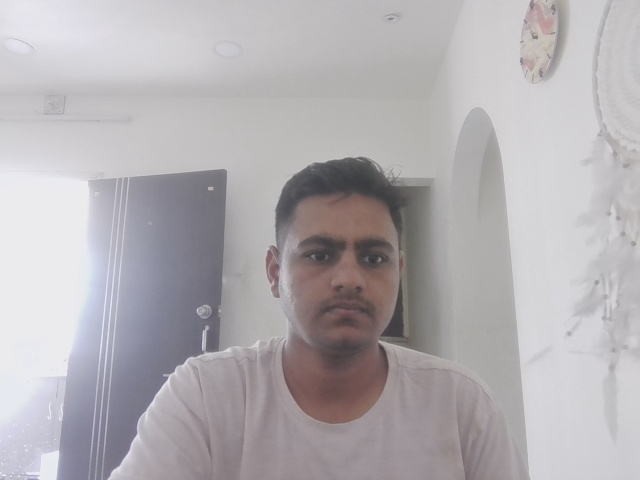
#> input picture dataset/karan/image_0.jpg, 640 x 480 px; its folder holds only this picture in this run
$ python train_model_simple.py
#> lines starting #> are read from the running program, lines starting #| are printed output that depends on the picture
from imutils import paths
import pickle
import cv2
import os
import numpy as np

def simple_face_encoding(face_image, num_features=128):
    face_image = cv2.resize(face_image, (100, 100))
    if len(face_image.shape) == 3:
        gray = cv2.cvtColor(face_image, cv2.COLOR_BGR2GRAY)
    else:
        gray = face_image.copy()
    hist = cv2.calcHist([gray], [0], None, [256], [0, 256])
    hist = hist.flatten()
    hist = hist / (hist.sum() + 1e-7)
    if len(hist) >= num_features:
        encoding = hist[:num_features]
    else:
        encoding = np.pad(hist, (0, num_features - len(hist)), mode='constant')
    return encoding.tolist()

def face_locations_simple(image):
    face_cascade = cv2.CascadeClassifier(cv2.data.haarcascades + 'haarcascade_frontalface_default.xml')
    gray = cv2.cvtColor(image, cv2.COLOR_BGR2GRAY)
    faces = face_cascade.detectMultiScale(gray, 1.1, 4)
    face_locations = []
    for (x, y, w, h) in faces:
        face_locations.append((y, x + w, y + h, x))
    return face_locations

def face_encodings_simple(image, face_locations):
    encodings = []
    for (top, right, bottom, left) in face_locations:
        face_image = image[top:bottom, left:right]
        if face_image.size > 0:
            encoding = simple_face_encoding(face_image)
            encodings.append(encoding)
    return encodings

print("[INFO] start processing faces...")
imagePaths = list(paths.list_images("dataset"))
knownEncodings = []
knownNames = []
for (i, imagePath) in enumerate(imagePaths):
    print("[INFO] processing image {}/{}".format(i + 1, len(imagePaths)))
    name = imagePath.split(os.path.sep)[-2]
    image = cv2.imread(imagePath)
#> image is the input picture: shape (480, 640, 3); mean B, G, R 177.9, 174.6, 178.3
    if image is None:
        print(f"[WARNING] Could not load image: {imagePath}")
        continue
    boxes = face_locations_simple(image)
#> in face_locations_simple, `faces = face_cascade.detectMultiScale(gray, 1.1, 4)`: faces = [[269, 195, 153, 153]]
#> the loop in face_locations_simple, `for (x, y, w, h) in faces:` made 1 pass
#> after the loop in face_locations_simple, `for (x, y, w, h) in faces:`: face_locations = [(195, 422, 348, 269)]
#> boxes = [(195, 422, 348, 269)]
    encodings = face_encodings_simple(image, boxes)
#> the loop in face_encodings_simple, `for (top, right, bottom, left) in face_locations:` made 1 pass
#> pass 1, in face_encodings_simple, `face_image = image[top:bottom, left:right]`:
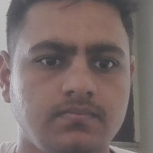
#> face_image: shape (153, 153, 3); mean B, G, R 105.8, 107.7, 122.4
#> pass 1, in simple_face_encoding, `gray = cv2.cvtColor(face_image, cv2.COLOR_BGR2GRAY)`:
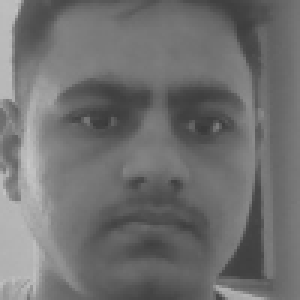
#> gray: shape (100, 100) (shown 3 times larger); min 57, max 200, mean 111.8
#> after the loop in face_encodings_simple, `for (top, right, bottom, left) in face_locations:`: encodings = 1 item
#> encodings = 1 item
    for encoding in encodings:
        knownEncodings.append(encoding)
        knownNames.append(name)
#> this loop made 1 pass
#> after the loop, knownEncodings = 1 item; knownNames = ['karan']
print("[INFO] serializing encodings...")
data = {"encodings": knownEncodings, "names": knownNames}
f = open("encodings.pickle", "wb")
f.write(pickle.dumps(data))
f.close()
print(f"[INFO] Training completed! Found {len(knownEncodings)} face encodings for {len(set(knownNames))} people.")
#| [INFO] Training completed! Found 1 face encodings for 1 people.
print("[INFO] encodings.pickle file created successfully.")
